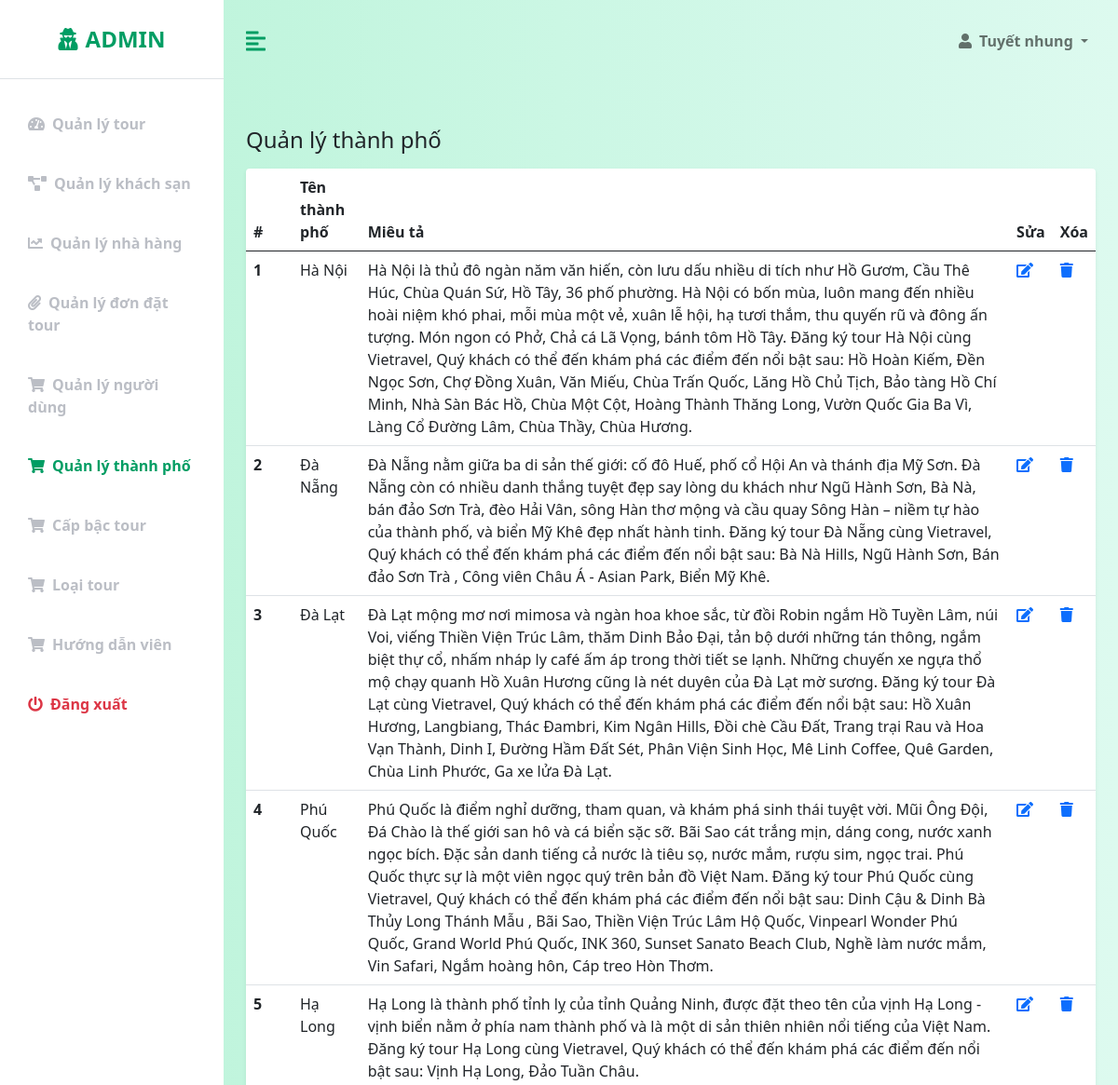
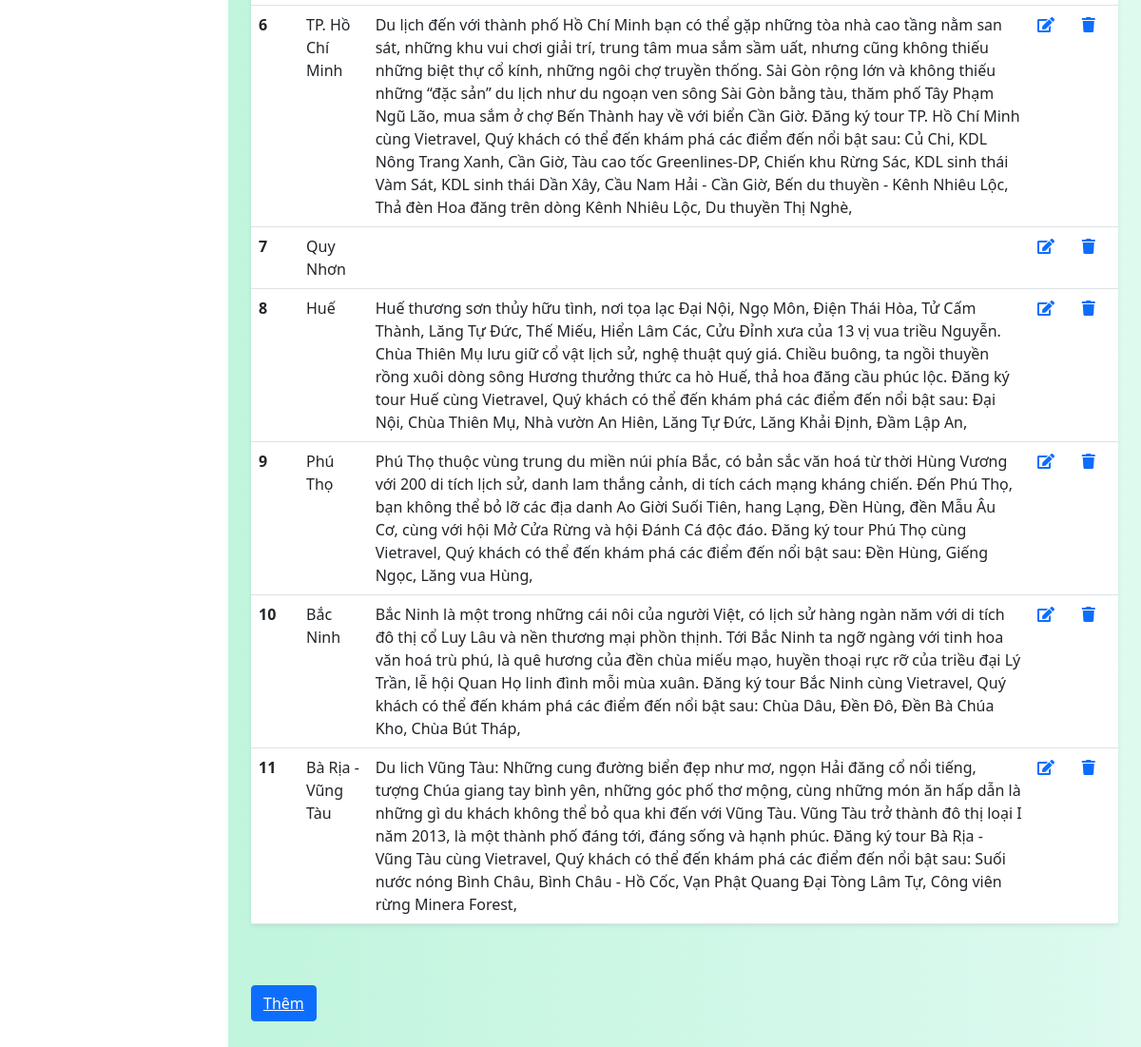
The page /admin/QLTP.php on the database its author committed (2 pictures, top to bottom).
### tables this page shows
CREATE TABLE `cities` (
  `city_id` int(11) NOT NULL,
  `city_name` varchar(50) NOT NULL,
  `description` varchar(1000) DEFAULT NULL,
  `image` varchar(255) NOT NULL
);

### config/database-function.php (called while the page is built, shortened)
<?php
    require_once('database-connection.php');
    function simpleQuery($sql, bool $isGet = true, $params = []){
        global $conn;
        $stmt = $conn -> prepare($sql);
        $stmt -> execute();
        if($isGet){
            $record = $stmt -> get_result() -> fetch_all(MYSQLI_ASSOC);
            return $record;
        }else{
            return $stmt;
        }
    }
?>

### admin/QLTP.php (the view, shortened to what this page needs)
<?php
    require('templates-admin/header.php');
?>
            <div class="container-fluid px-4" style="margin-bottom: 20%;">
                <div class="row my-5">
                    <h3 class="fs-4 mb-3">Quản lý thành phố</h3>
                    <div class="col">
                        <table class="table bg-white rounded shadow-sm  table-hover">
                            <thead>
                                <tr>
                                    <th scope="col" width="50">#</th>
                                    <th scope="col">Tên thành phố </th>
                                    <th scope="col">Miêu tả</th>
                                    <th scope="col">Sửa</th>
                                    <th scope="col">Xóa</th>
                                </tr>
                            </thead>
                            <tbody>
                                <?php
                                    $i = 1;
                                    $sql = "select * from cities";
                                    $rows = simpleQuery($sql);
                                    foreach($rows as $row){
                                        echo '
                                            <tr>
                                                <th scope="row">'.$i.'</th>
                                                <td>'.$row["city_name"].'</td>
                                                <td>'.$row["description"].'</td>
                                                <td><a href="sua-TP.php?id='.$row["city_id"].'"><i class="fas fa-edit"></i></a></td>
                                                <td><a href="xoa.php?cities=&id='.$row["city_id"].'"><i class="fas fa-trash"></i></a></td>
                                            </tr>
                                        ';
                                        $i++;
                                    }
                                ?>
                            </tbody>
                        </table>
                    </div>
                </div>
                <button type="button" class="btn btn-primary" style="margin-bottom: 12px"><a href="them-TP.php" class="text-white">Thêm</a></button>
<?php
    include('templates-admin/footer.php')
?>

### admin/css-admin/styles.css (style rules this page uses)
:root { --main-bg-color: #009d63; --main-text-color: #009d63; --second-text-color: #bbbec5; --second-bg-color: #c1efde; }

### rows shown on the page
cities: city_name "Hà Nội", description "Hà Nội là thủ đô ngàn năm văn hiến, còn lưu dấu nhiều di tích như Hồ Gươm, Cầu Thê Húc, Chùa Quán Sứ, Hồ Tây, 36 phố phường. Hà Nội có bốn mùa, luôn mang đến nhiều hoài niệm khó phai, mỗi mùa một vẻ, xuân lễ hội, hạ tươi thắm, thu quyến rũ và đông ấn tượng. Món ngon có Phở, Chả cá Lã Vọng, bánh tôm Hồ Tây. Đăng ký tour Hà Nội cùng Vietravel, Quý khách có thể đến khám phá các điểm đến nổi bật sau: Hồ Hoàn Kiếm, Đền Ngọc Sơn, Chợ Đồng Xuân, Văn Miếu, Chùa Trấn Quốc, Lăng Hồ Chủ Tịch, Bảo tàng Hồ Chí Minh, Nhà Sàn Bác Hồ, Chùa Một Cột, Hoàng Thành Thăng Long, Vườn Quốc Gia Ba Vì, Làng Cổ Đường Lâm, Chùa Thầy, Chùa Hương."
cities: city_name "Đà Nẵng", description "Đà Nẵng nằm giữa ba di sản thế giới: cố đô Huế, phố cổ Hội An và thánh địa Mỹ Sơn. Đà Nẵng còn có nhiều danh thắng tuyệt đẹp say lòng du khách như Ngũ Hành Sơn, Bà Nà, bán đảo Sơn Trà, đèo Hải Vân, sông Hàn thơ mộng và cầu quay Sông Hàn – niềm tự hào của thành phố, và biển Mỹ Khê đẹp nhất hành tinh. Đăng ký tour Đà Nẵng cùng Vietravel, Quý khách có thể đến khám phá các điểm đến nổi bật sau: Bà Nà Hills, Ngũ Hành Sơn, Bán đảo Sơn Trà , Công viên Châu Á - Asian Park, Biển Mỹ Khê."
cities: city_name "Đà Lạt", description "Đà Lạt mộng mơ nơi mimosa và ngàn hoa khoe sắc, từ đồi Robin ngắm Hồ Tuyền Lâm, núi Voi, viếng Thiền Viện Trúc Lâm, thăm Dinh Bảo Đại, tản bộ dưới những tán thông, ngắm biệt thự cổ, nhấm nháp ly café ấm áp trong thời tiết se lạnh. Những chuyến xe ngựa thổ mộ chạy quanh Hồ Xuân Hương cũng là nét duyên của Đà Lạt mờ sương. Đăng ký tour Đà Lạt cùng Vietravel, Quý khách có thể đến khám phá các điểm đến nổi bật sau: Hồ Xuân Hương, Langbiang, Thác Đambri, Kim Ngân Hills, Đồi chè Cầu Đất, Trang trại Rau và Hoa Vạn Thành, Dinh I, Đường Hầm Đất Sét, Phân Viện Sinh Học, Mê Linh Coffee, Quê Garden, Chùa Linh Phước, Ga xe lửa Đà Lạt."
cities: city_name "Phú Quốc", description "Phú Quốc là điểm nghỉ dưỡng, tham quan, và khám phá sinh thái tuyệt vời. Mũi Ông Đội, Đá Chào là thế giới san hô và cá biển sặc sỡ. Bãi Sao cát trắng mịn, dáng cong, nước xanh ngọc bích. Đặc sản danh tiếng cả nước là tiêu sọ, nước mắm, rượu sim, ngọc trai. Phú Quốc thực sự là một viên ngọc quý trên bản đồ Việt Nam. Đăng ký tour Phú Quốc cùng Vietravel, Quý khách có thể đến khám phá các điểm đến nổi bật sau: Dinh Cậu & Dinh Bà Thủy Long Thánh Mẫu , Bãi Sao, Thiền Viện Trúc Lâm Hộ Quốc, Vinpearl Wonder Phú Quốc, Grand World Phú Quốc, INK 360, Sunset Sanato Beach Club, Nghề làm nước mắm, Vin Safari, Ngắm hoàng hôn, Cáp treo Hòn Thơm."
cities: city_name "Hạ Long", description "Hạ Long là thành phố tỉnh lỵ của tỉnh Quảng Ninh, được đặt theo tên của vịnh Hạ Long - vịnh biển nằm ở phía nam thành phố và là một di sản thiên nhiên nổi tiếng của Việt Nam. Đăng ký tour Hạ Long cùng Vietravel, Quý khách có thể đến khám phá các điểm đến nổi bật sau: Vịnh Hạ Long, Đảo Tuần Châu."
cities: city_name "TP. Hồ Chí Minh", description "Du lịch đến với thành phố Hồ Chí Minh bạn có thể gặp những tòa nhà cao tầng nằm san sát, những khu vui chơi giải trí, trung tâm mua sắm sầm uất, nhưng cũng không thiếu những biệt thự cổ kính, những ngôi chợ truyền thống. Sài Gòn rộng lớn và không thiếu những “đặc sản” du lịch như du ngoạn ven sông Sài Gòn bằng tàu, thăm phố Tây Phạm Ngũ Lão, mua sắm ở chợ Bến Thành hay về với biển Cần Giờ. Đăng ký tour TP. Hồ Chí Minh cùng Vietravel, Quý khách có thể đến khám phá các điểm đến nổi bật sau: Củ Chi, KDL Nông Trang Xanh, Cần Giờ, Tàu cao tốc Greenlines-DP, Chiến khu Rừng Sác, KDL sinh thái Vàm Sát, KDL sinh thái Dần Xây, Cầu Nam Hải - Cần Giờ, Bến du thuyền - Kênh Nhiêu Lộc, Thả đèn Hoa đăng…"
cities: city_name "Quy Nhơn"
cities: city_name "Huế", description "Huế thương sơn thủy hữu tình, nơi tọa lạc Đại Nội, Ngọ Môn, Điện Thái Hòa, Tử Cấm Thành, Lăng Tự Đức, Thế Miếu, Hiển Lâm Các, Cửu Đỉnh xưa của 13 vị vua triều Nguyễn. Chùa Thiên Mụ lưu giữ cổ vật lịch sử, nghệ thuật quý giá. Chiều buông, ta ngồi thuyền rồng xuôi dòng sông Hương thưởng thức ca hò Huế, thả hoa đăng cầu phúc lộc. Đăng ký tour Huế cùng Vietravel, Quý khách có thể đến khám phá các điểm đến nổi bật sau: Đại Nội, Chùa Thiên Mụ, Nhà vườn An Hiên, Lăng Tự Đức, Lăng Khải Định, Đầm Lập An,"
cities: city_name "Phú Thọ", description "Phú Thọ thuộc vùng trung du miền núi phía Bắc, có bản sắc văn hoá từ thời Hùng Vương với 200 di tích lịch sử, danh lam thắng cảnh, di tích cách mạng kháng chiến. Đến Phú Thọ, bạn không thể bỏ lỡ các địa danh Ao Giời Suối Tiên, hang Lạng, Đền Hùng, đền Mẫu Âu Cơ, cùng với hội Mở Cửa Rừng và hội Đánh Cá độc đáo. Đăng ký tour Phú Thọ cùng Vietravel, Quý khách có thể đến khám phá các điểm đến nổi bật sau: Đền Hùng, Giếng Ngọc, Lăng vua Hùng,"
cities: city_name "Bắc Ninh", description "Bắc Ninh là một trong những cái nôi của người Việt, có lịch sử hàng ngàn năm với di tích đô thị cổ Luy Lâu và nền thương mại phồn thịnh. Tới Bắc Ninh ta ngỡ ngàng với tinh hoa văn hoá trù phú, là quê hương của đền chùa miếu mạo, huyền thoại rực rỡ của triều đại Lý Trần, lễ hội Quan Họ linh đình mỗi mùa xuân. Đăng ký tour Bắc Ninh cùng Vietravel, Quý khách có thể đến khám phá các điểm đến nổi bật sau: Chùa Dâu, Đền Đô, Đền Bà Chúa Kho, Chùa Bút Tháp,"
cities: city_name "Bà Rịa - Vũng Tàu", description "Du lich Vũng Tàu: Những cung đường biển đẹp như mơ, ngọn Hải đăng cổ nổi tiếng, tượng Chúa giang tay bình yên, những góc phố thơ mộng, cùng những món ăn hấp dẫn là những gì du khách không thể bỏ qua khi đến với Vũng Tàu. Vũng Tàu trở thành đô thị loại I năm 2013, là một thành phố đáng tới, đáng sống và hạnh phúc. Đăng ký tour Bà Rịa - Vũng Tàu cùng Vietravel, Quý khách có thể đến khám phá các điểm đến nổi bật sau: Suối nước nóng Bình Châu, Bình Châu - Hồ Cốc, Vạn Phật Quang Đại Tòng Lâm Tự, Công viên rừng Minera Forest,"
